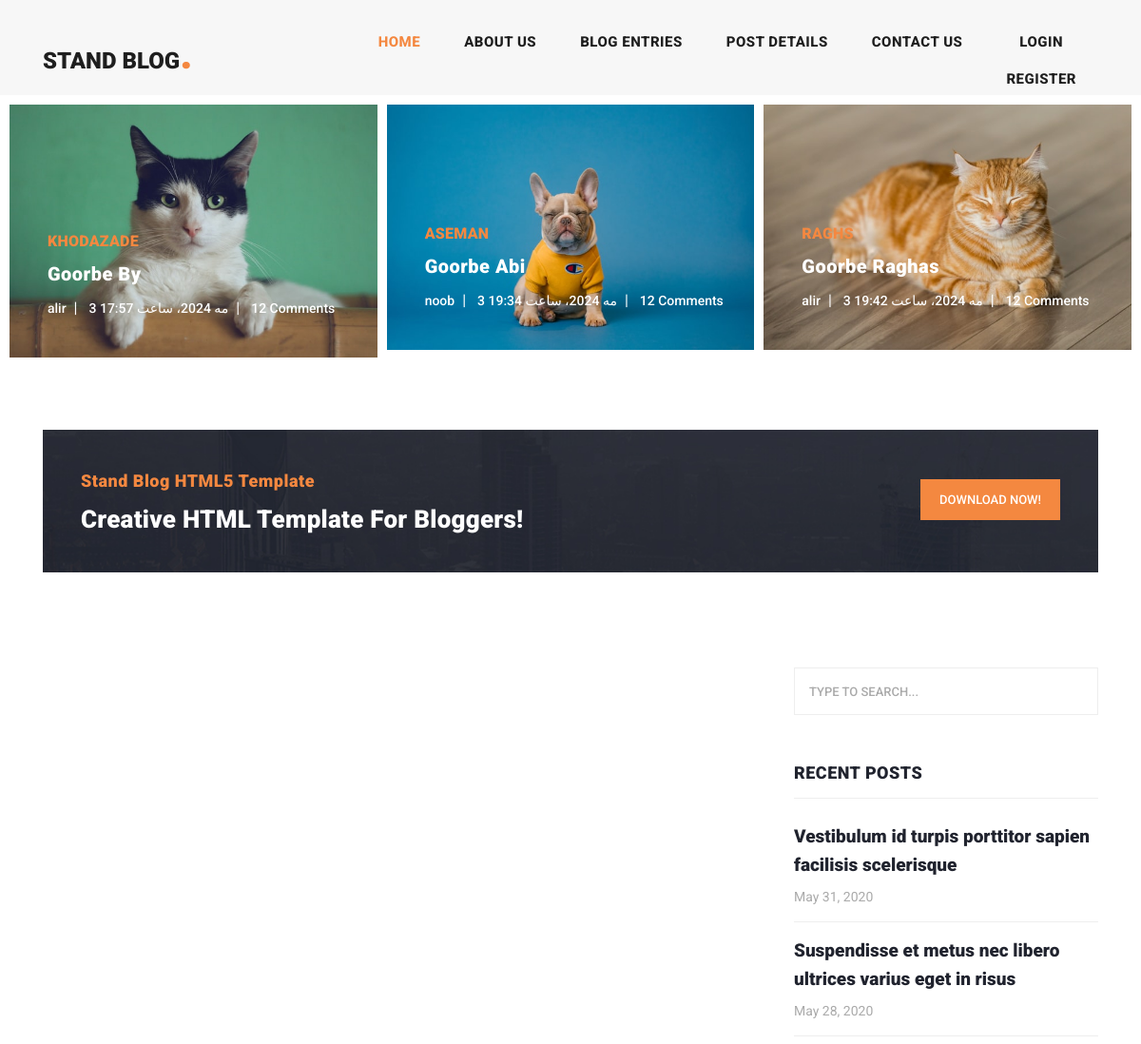
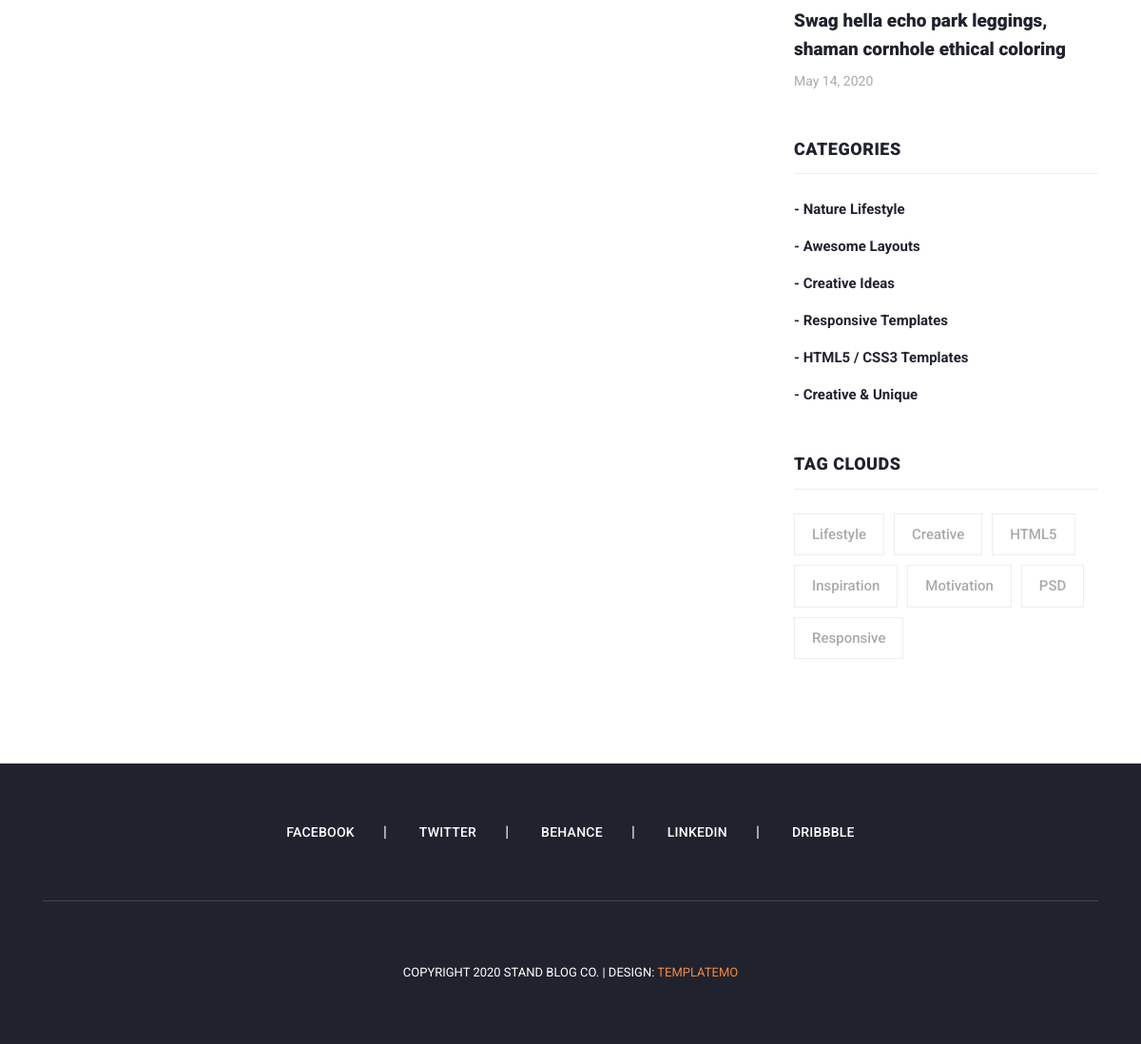
The page /blog/ on the database as committed earlier (2 pictures, top to bottom).
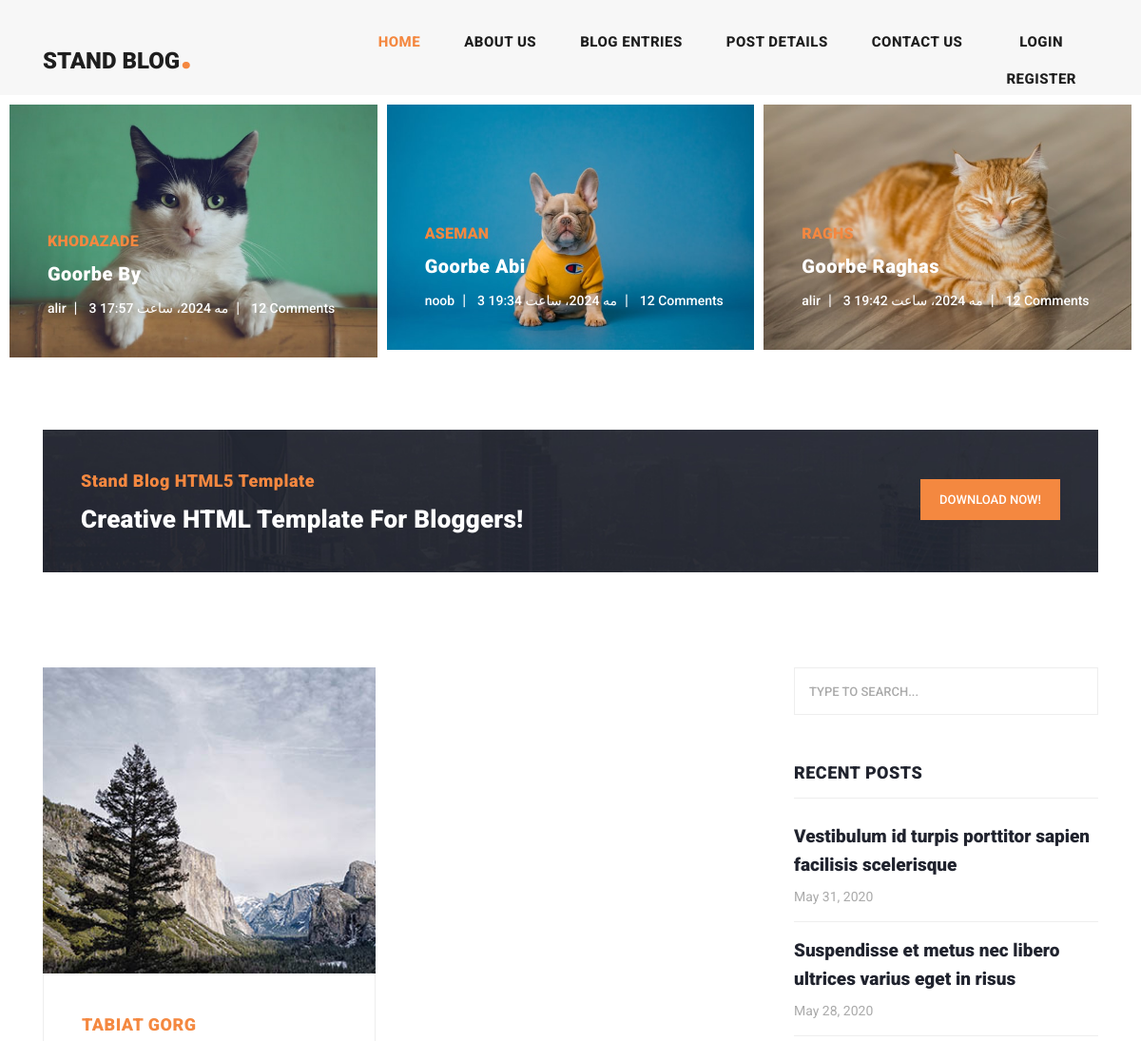
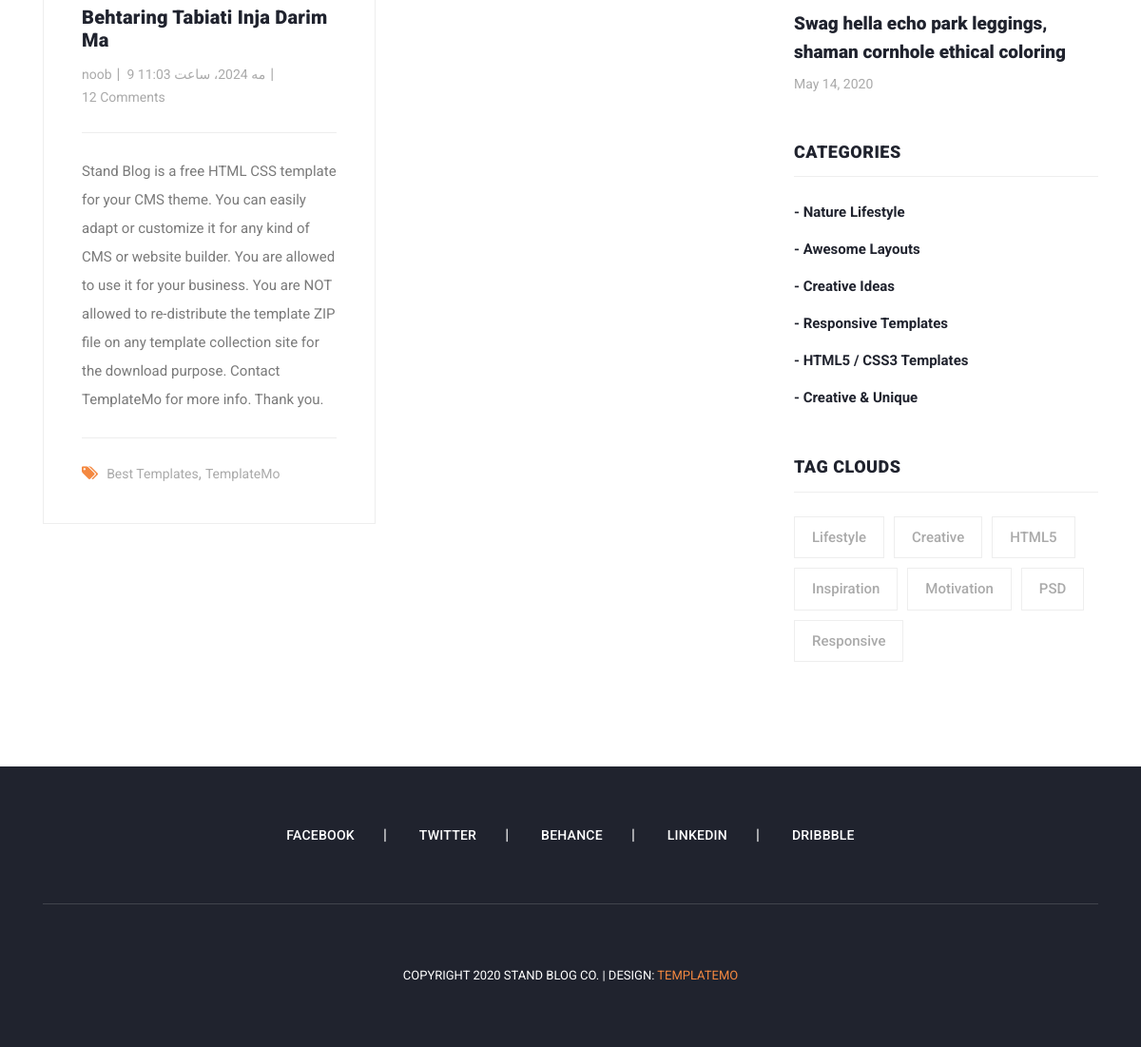
The same page on the database as committed later (2 pictures, top to bottom).
### home/models.py (models this page shows, shortened)
class Article(models.Model):
    author = models.ForeignKey(User, on_delete=models.CASCADE,verbose_name='نویسنده')
    title = models.CharField(max_length=30,verbose_name='عنوان')
    description = models.CharField(max_length=100,verbose_name='توضیحات')
    date = models.DateTimeField(auto_now_add=True,verbose_name='تاریخ انتشار')
    image = models.ImageField(null=True, upload_to='media',verbose_name='عکس')
    class Meta:
        verbose_name = "مقاله"
        verbose_name_plural = 'مقالات'

class BlogsArticle(models.Model):
    title = models.CharField(max_length=40,verbose_name='عنوان')
    description_small = models.CharField(max_length=100,verbose_name='توضیحات کوتاه')
    description_complete = models.TextField(verbose_name='توضیحات کامل')
    author = models.ForeignKey(User, on_delete=models.CASCADE,verbose_name='نویسنده')
    date = models.DateTimeField(auto_now_add=True)
    class Meta:
        verbose_name = "بلاگ"
        verbose_name_plural = 'بلاگ ها'

### home/views.py (the view)
# urls.py: path('blog/', views.ArticleList.as_view(), name='blog'),
class ArticleList(ListView):
    articles = Article.objects.all()
    blog_articles = BlogsArticle.objects.all()
    template_name = "home/blog.html"

### home/views.py (called while the page is built)
    def get(self, request):
        return render(request, self.template_name, {"articles": self.articles, "blog_articles": self.blog_articles})

### home/templates/home/blog.html (shortened to what this page needs)
{% extends 'base.html' %}
{% load static %}
{% block content %}
    {% include 'includes/banner.html' %}
    <section class="call-to-action">
        <div class="container">
            <div class="row">
                <div class="col-lg-12">
                    <div class="main-content">
                        <div class="row">
                            <div class="col-lg-8">
                                <span>Stand Blog HTML5 Template</span>
                                <h4>Creative HTML Template For Bloggers!</h4>
                            </div>
                            <div class="col-lg-4">
                                <div class="main-button">
                                    <a href="https://templatemo.com/tm-551-stand-blog" target="_parent">Download
                                        Now!</a>
                                </div>
                            </div>
                        </div>
                    </div>
                </div>
            </div>
        </div>
    </section>
    <section class="blog-posts grid-system">
        <div class="container">
            <div class="row">
                <div class="col-lg-8">
                    <div class="all-blog-posts">
                        <div class="row">
                            {% for blog in blog_articles %}
                            <div class="col-lg-6">
                                <div class="blog-post">
                                    <div class="blog-thumb">
                                        <img src="{% static 'images/blog-thumb-01.jpg' %}" alt="">
                                    </div>
                                    <div class="down-content">
                                        <span>{{ blog.title }}</span>
                                        <a href="post-details.html"><h4>{{ blog.description_small }}</h4></a>
                                        <ul class="post-info">
                                            <li><a href="#">{{ blog.author }}</a></li>
                                            <li><a href="#">{{ blog.date }}</a></li>
                                            <li><a href="#">12 Comments</a></li>
                                        </ul>
                                        <p>{{ blog.description_complete }}</p>
                                        <div class="post-options">
                                            <div class="row">
                                                <div class="col-lg-12">
                                                    <ul class="post-tags">
                                                        <li><i class="fa fa-tags"></i></li>
                                                        <li><a href="#">Best Templates</a>,</li>
                                                        <li><a href="#">TemplateMo</a></li>
                                                    </ul>
                                                </div>
                                            </div>
                                        </div>
                                    </div>
                                </div>
                            </div>
                            {% endfor %}
                        </div>
                    </div>
                </div>
                <div class="col-lg-4">
                    <div class="sidebar">
                        <div class="row">
                            <div class="col-lg-12">
                                <div class="sidebar-item search">
                                    <form id="search_form" name="gs" method="GET" action="#">
                                        <input type="text" name="q" class="searchText" placeholder="type to search..."
                                               autocomplete="on">
                                    </form>
                                </div>
                            </div>
                            <div class="col-lg-12">
                                <div class="sidebar-item recent-posts">
                                    <div class="sidebar-heading">
                                        <h2>Recent Posts</h2>
                                    </div>
                                    <div class="content">
                                        <ul>
                                            <li><a href="post-details.html">
                                                <h5>Vestibulum id turpis porttitor sapien facilisis scelerisque</h5>
                                                <span>May 31, 2020</span>
                                            </a></li>
                                            <li><a href="post-details.html">
                                                <h5>Suspendisse et metus nec libero ultrices varius eget in risus</h5>
                                                <span>May 28, 2020</span>
                                            </a></li>
                                            <li><a href="post-details.html">
                                                <h5>Swag hella echo park leggings, shaman cornhole ethical coloring</h5>
                                                <span>May 14, 2020</span>
                                            </a></li>
                                        </ul>
                                    </div>
                                </div>
                            </div>
                            <div class="col-lg-12">
                                <div class="sidebar-item categories">
                                    <div class="sidebar-heading">
                                        <h2>Categories</h2>
                                    </div>
                                    <div class="content">
                                        <ul>
                                            <li><a href="#">- Nature Lifestyle</a></li>
                                            <li><a href="#">- Awesome Layouts</a></li>
                                            <li><a href="#">- Creative Ideas</a></li>
                                            <li><a href="#">- Responsive Templates</a></li>
                                            <li><a href="#">- HTML5 / CSS3 Templates</a></li>
                                            <li><a href="#">- Creative &amp; Unique</a></li>
                                        </ul>
                                    </div>
                                </div>
                            </div>
                            <div class="col-lg-12">
                                <div class="sidebar-item tags">
                                    <div class="sidebar-heading">
                                        <h2>Tag Clouds</h2>
                                    </div>
                                    <div class="content">
                                        <ul>
                                            <li><a href="#">Lifestyle</a></li>
                                            <li><a href="#">Creative</a></li>
                                            <li><a href="#">HTML5</a></li>
                                            <li><a href="#">Inspiration</a></li>
                                            <li><a href="#">Motivation</a></li>
                                            <li><a href="#">PSD</a></li>
                                            <li><a href="#">Responsive</a></li>
                                        </ul>
                                    </div>
                                </div>
                            </div>
                        </div>
                    </div>
                </div>
            </div>
        </div>
    </section>
{% endblock %}

### templates/base.html (shortened to what this page needs)
{% load static %}
<!doctype html>
<html lang="en">
<head>
    {% include 'includes/head_refrences.html' %}
</head>
<body>
</body>
    {% include 'includes/header.html' %}
    {% block content %}
    {% endblock %}
    {% include 'includes/footer.html' %}
</html>

### templates/includes/head_refrences.html (shortened to what this page needs)
{% load static %}
<link
  href="{% static 'vendor/bootstrap/css/bootstrap.min.css' %}"
  rel="stylesheet"
/>
<link rel="stylesheet" href="{% static 'css/fontawesome.css' %}" />
<link
  rel="stylesheet"
  href="{% static 'css/templatemo-stand-blog.css' %}"
/>
<link rel="stylesheet" href="{% static 'css/owl.css' %}" />

### templates/includes/header.html (shortened to what this page needs)
{% load static %}
<header class="">
    <nav class="navbar navbar-expand-lg">
        <div class="container">
            <a class="navbar-brand" href="{% url "home" %}"
            ><h2>Stand Blog<em>.</em></h2></a
            >
            <div class="collapse navbar-collapse" id="navbarResponsive">
                <ul class="navbar-nav ml-auto">
                    <li class="nav-item active">
                        <a class="nav-link" href="{% url 'home' %}"
                        >Home
                        </a>
                    </li>
                    <li class="nav-item">
                        <a class="nav-link" href="">About Us</a>
                    </li>
                    <li class="nav-item">
                        <a class="nav-link" href="{% url 'blog' %}">Blog Entries</a>
                    </li>
                    <li class="nav-item">
                        <a class="nav-link" href="">Post Details</a>
                    </li>
                    <li class="nav-item">
                        <a class="nav-link" href="{% url 'contactus_app:contactus' %}">Contact Us</a>
                    </li>
                    {% if request.user.is_authenticated %}
                        <li class="nav-item">
                            <a class="nav-link btn btn-danger" style="color: white"
                               href="{% url 'contactus_app:logout' %}">Logout</a>
                        </li>
                    {% else %}
                        <li class="nav-item">
                            <a class="nav-link" href="{% url 'contactus_app:login' %}">Login</a>
                            <a class="nav-link" href="{% url 'contactus_app:register' %}">Register</a>
                        </li>
                    {% endif %}
                </ul>
            </div>
        </div>
    </nav>
</header>

### templates/includes/banner.html
{% load static %}
<div class="main-banner header-text">
    <div class="container-fluid">
        <div class="owl-banner owl-carousel">
            {% for article in articles %}
                <div class="item">
                    <img src="{{ article.image.url }}" alt=""/>
                    <div class="item-content">
                        <div class="main-content">
                            <div class="meta-category">
                                <span>{{ article.title }}</span>
                            </div>
                            <a href="post-details.html"
                            ><h4>{{ article.description }}</h4></a
                            >
                            <ul class="post-info">
                                <li><a href="#">{{ article.author }}</a></li>
                                <li><a href="#">{{ article.date }}</a></li>
                                <li><a href="#">12 Comments</a></li>
                            </ul>
                        </div>
                    </div>
                </div>
            {% endfor %}
        </div>
    </div>
</div>

### templates/includes/footer.html
    {% load static %}
    <footer>
      <div class="container">
        <div class="row">
          <div class="col-lg-12">
            <ul class="social-icons">
              <li><a href="#">Facebook</a></li>
              <li><a href="#">Twitter</a></li>
              <li><a href="#">Behance</a></li>
              <li><a href="#">Linkedin</a></li>
              <li><a href="#">Dribbble</a></li>
            </ul>
          </div>
          <div class="col-lg-12">
            <div class="copyright-text">
              <p>
                Copyright 2020 Stand Blog Co. | Design:
                <a rel="nofollow" href="https://templatemo.com" target="_parent"
                  >TemplateMo</a
                >
              </p>
            </div>
          </div>
        </div>
      </div>
    </footer>

### templates/includes/footer_refrences.html (shortened to what this page needs)
    {% load static %}

Rows that differ between the two databases and show on the page:
added BlogsArticle: title "TABIAT GORG", description_small "Behtaring Tabiati Inja Darim Ma", author "noob", date "9 مه 2024، ساعت 11:03", description_complete "Stand Blog is a free HTML CSS template for your CMS theme. You can easily adapt or customize it for any kind of CMS or website builder. You are allowed to use it for your business. You are NOT allowed to re-distribute the template ZIP file on any template collection site for the download purpose. Contact TemplateMo for more info. Thank you."
